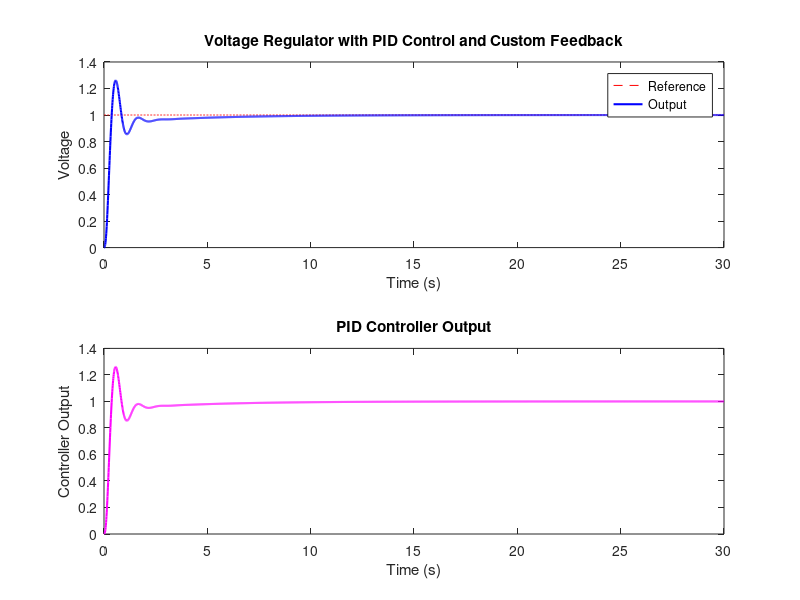

Here is the MATLAB script that generated this plot:
% PID Controlled Voltage Regulator with Custom Feedback Transfer Function

% Plant transfer function (representing the voltage regulator system)
numerator = 10;     % adjust coefficients based on your system
denominator = [0.04 0.54 1.5 1]; % adjust coefficients based on your system
plant = tf(numerator, denominator);

% Feedback transfer function
feedback_numerator = 1;     % adjust coefficients based on your feedback system
feedback_denominator = [0.05 1]; % adjust coefficients based on your feedback system
feedback_tf = tf(feedback_numerator, feedback_denominator);

% Desired voltage reference
V_ref = 1.0;

% Create a PID controller
Kp = 1;    % Proportional gain
Ki = 0.25;  % Integral gain
Kd = 0.20; % Derivative gain
pidController = pid(Kp, Ki, Kd);

% Connect the plant, PID controller, and feedback transfer function
openLoopSystem = series(pidController, plant);
openLoopSystemWithFeedback = series(openLoopSystem, feedback_tf);

% Create a closed-loop system
closedLoopSystem = feedback(openLoopSystemWithFeedback, 1);

% Time vector
t = 0:0.01:30;

% Input step signal
r = V_ref * ones(size(t));

% Simulate the closed-loop system
[y, t, x] = lsim(closedLoopSystem, r, t);

% Plot the results
figure;
subplot(2,1,1);
plot(t, r, 'r--', t, y, 'b-', 'LineWidth', 1.5);
title('Voltage Regulator with PID Control and Custom Feedback');
xlabel('Time (s)');
ylabel('Voltage');
legend('Reference', 'Output');

% Plot the controller output
subplot(2,1,2);
plot(t, y, 'm-', 'LineWidth', 1.5);
title('PID Controller Output');
xlabel('Time (s)');
ylabel('Controller Output');
